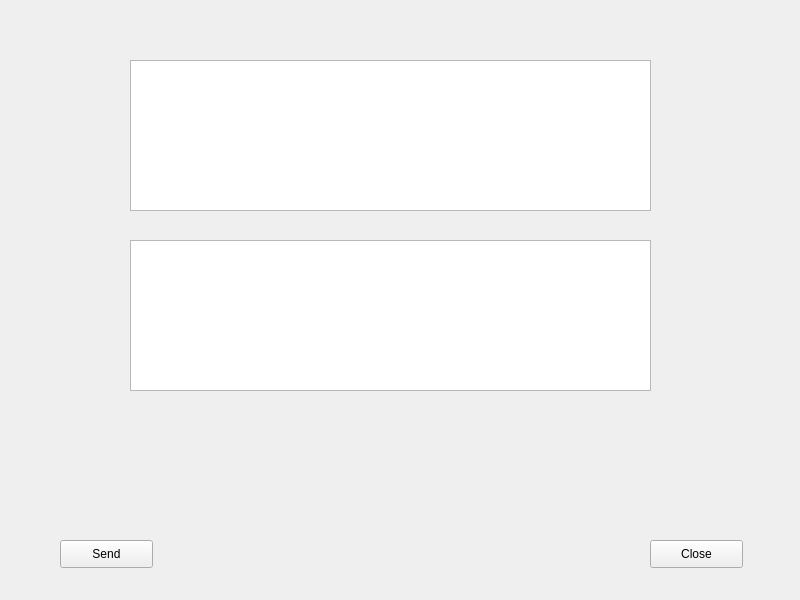
<?xml version="1.0" encoding="UTF-8"?>
<ui version="4.0">
 <class>ServerWidget</class>
 <widget class="QWidget" name="ServerWidget">
  <property name="geometry">
   <rect>
    <x>0</x>
    <y>0</y>
    <width>800</width>
    <height>600</height>
   </rect>
  </property>
  <property name="windowTitle">
   <string>ServerWidget</string>
  </property>
  <widget class="QTextEdit" name="textEditRead">
   <property name="geometry">
    <rect>
     <x>130</x>
     <y>60</y>
     <width>521</width>
     <height>151</height>
    </rect>
   </property>
   <property name="readOnly">
    <bool>true</bool>
   </property>
  </widget>
  <widget class="QTextEdit" name="textEditWrite">
   <property name="geometry">
    <rect>
     <x>130</x>
     <y>240</y>
     <width>521</width>
     <height>151</height>
    </rect>
   </property>
  </widget>
  <widget class="QPushButton" name="buttonSend">
   <property name="geometry">
    <rect>
     <x>60</x>
     <y>540</y>
     <width>93</width>
     <height>28</height>
    </rect>
   </property>
   <property name="text">
    <string>Send</string>
   </property>
  </widget>
  <widget class="QPushButton" name="buttonClose">
   <property name="geometry">
    <rect>
     <x>650</x>
     <y>540</y>
     <width>93</width>
     <height>28</height>
    </rect>
   </property>
   <property name="text">
    <string>Close</string>
   </property>
  </widget>
 </widget>
 <resources/>
 <connections/>
</ui>
